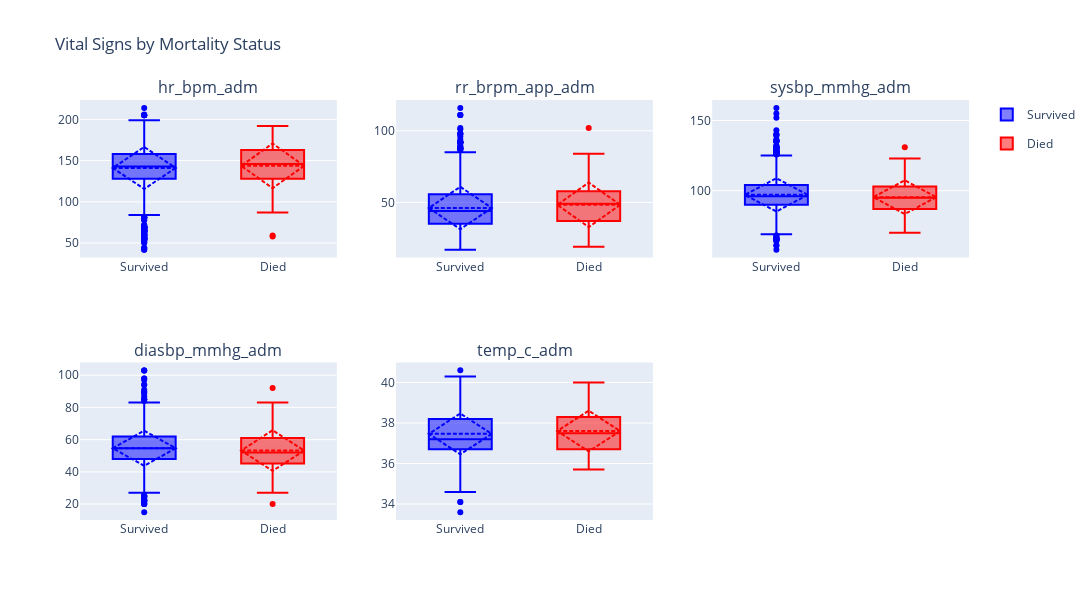

The notebook cell saved with this chart:
### Code cell
import plotly.graph_objects as go
from plotly.subplots import make_subplots

vital_signs = ['hr_bpm_adm', 'rr_brpm_app_adm', 'sysbp_mmhg_adm', 'diasbp_mmhg_adm', 'temp_c_adm']
mortality_map = {0: 'Survived', 1: 'Died'}

# Create a 2x3 subplot layout
fig = make_subplots(rows=2, cols=3, subplot_titles=vital_signs)

for i, col in enumerate(vital_signs):
    row, col_num = (i // 3) + 1, (i % 3) + 1
    for status, label in mortality_map.items():
        fig.add_trace(
            go.Box(
                y=sepsis_df[sepsis_df['inhospital_mortality'] == status][col],
                name=label,
                boxmean='sd',
                marker_color='blue' if status == 0 else 'red',
                legendgroup=label,
                showlegend=(i == 0)  # show legend only once
            ),
            row=row,
            col=col_num
        )

fig.update_layout(
    height=600,
    width=1100,
    title_text='Vital Signs by Mortality Status',
    showlegend=True
)

fig.show()

### Figure 1 — Plotly figure (JSON) as saved in the notebook; plotly's stock layout.template omitted (floating-point values rounded to 4 significant figures; data arrays with more than 128 entries replaced by an {"elided": "..."} marker saying what was removed)
{"data": [{"boxmean": "sd", "legendgroup": "Survived", "marker": {"color": "blue"}, "name": "Survived", "showlegend": true, "type": "box", "xaxis": "x", "y": {"elided": "2567 int values"}, "yaxis": "y"}, {"boxmean": "sd", "legendgroup": "Died", "marker": {"color": "red"}, "name": "Died", "showlegend": true, "type": "box", "xaxis": "x", "y": [162, 126, 138, 100, 164, 164, 106, 178, 178, 192, 163, 145, 168, 120, 154, 132, 163, 162, 146, 136, 158, 125, 158, 143, 138, 87, 151, 184, 173, 160, 128, 122, 173, 156, 154, 192, 154, 120, 113, 98, 128, 141, 187, 168, 142, 98, 58, 96, 106, 185, 168, 159, 126, 128, 163, 168, 148, 178, 125, 128, 128, 132, 127, 154, 158, 154, 87, 173, 87, 126, 185, 168, 115, 164, 163, 141, 106, 120, 168, 146, 159, 138, 142, 178, 146, 146, 163, 143, 142, 115, 131, 136, 157, 130, 132, 174, 179, 138, 138, 93, 132, 138, 113, 163, 185, 158, 126, 179, 59, 163, 128, 154, 149, 158, 140, 147, 115, 185, 138], "yaxis": "y"}, {"boxmean": "sd", "legendgroup": "Survived", "marker": {"color": "blue"}, "name": "Survived", "showlegend": false, "type": "box", "xaxis": "x2", "y": {"elided": "2567 int values"}, "yaxis": "y2"}, {"boxmean": "sd", "legendgroup": "Died", "marker": {"color": "red"}, "name": "Died", "showlegend": false, "type": "box", "xaxis": "x2", "y": [40, 53, 74, 49, 61, 61, 102, 27, 50, 52, 38, 57, 62, 52, 33, 42, 54, 43, 77, 30, 45, 51, 37, 22, 26, 81, 49, 49, 67, 61, 45, 21, 28, 78, 52, 56, 56, 52, 37, 27, 63, 81, 52, 57, 43, 32, 53, 23, 62, 70, 31, 41, 45, 32, 33, 49, 29, 56, 19, 63, 32, 41, 55, 40, 45, 56, 70, 65, 56, 58, 70, 62, 38, 63, 42, 46, 84, 44, 40, 41, 30, 51, 30, 46, 52, 48, 76, 48, 33, 34, 42, 24, 45, 34, 57, 22, 50, 27, 53, 41, 29, 43, 31, 57, 36, 45, 40, 51, 34, 61, 25, 72, 66, 64, 39, 58, 60, 60, 54], "yaxis": "y2"}, {"boxmean": "sd", "legendgroup": "Survived", "marker": {"color": "blue"}, "name": "Survived", "showlegend": false, "type": "box", "xaxis": "x3", "y": {"elided": "2567 float values"}, "yaxis": "y3"}, {"boxmean": "sd", "legendgroup": "Died", "marker": {"color": "red"}, "name": "Died", "showlegend": false, "type": "box", "xaxis": "x3", "y": [85, 72, 88, 123, 102, 117, 114, 98, 83, 86, 83, 90, 92, 88, 100, 105, 112, 131, 104, 84, 98, 90, 108, 88, 87, 113, 104, 105, 98, 83, 90, 84, 98, 78, 90, 105, 90, 72, 98, 92, 85, 100, 98, 113, 102, 86, 82, 91, 77, 91, 121, 87, 103, 108, 101, 102, 88, 98, 93, 77, 95, 70, 106, 75, 84, 90, 82, 106, 82, 86, 106, 103, 96, 90, 81, 106, 93, 89, 87, 74, 102, 103, 93, 80, 103, 101, 98, 97, 93, 96, 113, 86, 91, 106, 74, 101, 99, 99, 91, 114, 95, 76, 101, 109, 123, 109, 98, 96, 113, 92, 86, 100, 91, 88, 84, 95, 97, 123, 103], "yaxis": "y3"}, {"boxmean": "sd", "legendgroup": "Survived", "marker": {"color": "blue"}, "name": "Survived", "showlegend": false, "type": "box", "xaxis": "x4", "y": {"elided": "2567 float values"}, "yaxis": "y4"}, {"boxmean": "sd", "legendgroup": "Died", "marker": {"color": "red"}, "name": "Died", "showlegend": false, "type": "box", "xaxis": "x4", "y": [43, 41, 49, 68, 55, 67, 74, 40, 47, 31, 51, 44, 55, 52, 67, 74, 51, 92, 79, 47, 54, 51, 61, 49, 53, 62, 68, 72, 51, 40, 51, 47, 57, 32, 60, 75, 30, 27, 64, 62, 42, 56, 58, 62, 60, 31, 51, 41, 33, 61, 20, 51, 65, 54, 69, 66, 52, 51, 60, 47, 67, 35, 53, 33, 45, 64, 44, 68, 47, 58, 46, 72, 31, 40, 48, 49, 52, 54, 59, 27, 48, 56, 67, 45, 57, 51, 83, 60, 58, 56, 67, 46, 60, 64, 36, 52, 61, 57, 60, 67, 41, 36, 55, 51, 76, 63, 50, 61, 44, 49, 44, 56, 47, 45, 40, 56, 64, 36, 51], "yaxis": "y4"}, {"boxmean": "sd", "legendgroup": "Survived", "marker": {"color": "blue"}, "name": "Survived", "showlegend": false, "type": "box", "xaxis": "x5", "y": {"elided": "2567 float values"}, "yaxis": "y5"}, {"boxmean": "sd", "legendgroup": "Died", "marker": {"color": "red"}, "name": "Died", "showlegend": false, "type": "box", "xaxis": "x5", "y": [36, 37, 36.7, 36.6, 37.2, 37.8, 38.2, 39.1, 38.3, 39.3, 39.1, 37, 38.4, 36.5, 38.6, 36.7, 38.7, 37.7, 37.1, 37.3, 39.6, 39.5, 37.3, 37.3, 35.9, 39, 38.3, 39.4, 38.5, 37, 38.2, 36.4, 38.4, 38.2, 37.6, 39, 37.2, 37.2, 37.5, 37.6, 39.1, 37.8, 38.1, 36.5, 36.4, 36.6, 36.5, 36.9, 37, 38.9, 36.5, 40, 36.3, 37.2, 38.1, 38.2, 37.6, 37.9, 38.6, 36.7, 37.1, 37.2, 36.5, 38.5, 38.9, 38.8, 38.2, 39, 38.2, 39.7, 38.9, 38.3, 36.6, 36.9, 38.4, 35.7, 36.6, 36.6, 38, 36.8, 37.6, 37.8, 38.2, 36.9, 38.2, 37.5, 39, 37.5, 36.5, 37.9, 36.3, 36.6, 37.8, 38.6, 36.5, 38.9, 39.8, 37.4, 36.8, 36.6, 36.2, 36.2, 36.7, 36.5, 36.4, 38.2, 37.7, 38.3, 36.4, 38.5, 36.6, 36.5, 37.3, 37.8, 36, 37.7, 37.1, 36.9, 37.2], "yaxis": "y5"}], "layout": {"annotations": [{"font": {"size": 16}, "showarrow": false, "text": "hr_bpm_adm", "x": 0.1444, "xanchor": "center", "xref": "paper", "y": 1, "yanchor": "bottom", "yref": "paper"}, {"font": {"size": 16}, "showarrow": false, "text": "rr_brpm_app_adm", "x": 0.5, "xanchor": "center", "xref": "paper", "y": 1, "yanchor": "bottom", "yref": "paper"}, {"font": {"size": 16}, "showarrow": false, "text": "sysbp_mmhg_adm", "x": 0.8556, "xanchor": "center", "xref": "paper", "y": 1, "yanchor": "bottom", "yref": "paper"}, {"font": {"size": 16}, "showarrow": false, "text": "diasbp_mmhg_adm", "x": 0.1444, "xanchor": "center", "xref": "paper", "y": 0.375, "yanchor": "bottom", "yref": "paper"}, {"font": {"size": 16}, "showarrow": false, "text": "temp_c_adm", "x": 0.5, "xanchor": "center", "xref": "paper", "y": 0.375, "yanchor": "bottom", "yref": "paper"}], "height": 600, "showlegend": true, "title": {"text": "Vital Signs by Mortality Status"}, "width": 1100, "xaxis": {"anchor": "y", "autorange": true, "domain": [0, 0.2889], "range": [-0.5, 1.5], "type": "category"}, "xaxis2": {"anchor": "y2", "autorange": true, "domain": [0.3556, 0.6444], "range": [-0.5, 1.5], "type": "category"}, "xaxis3": {"anchor": "y3", "autorange": true, "domain": [0.7111, 1], "range": [-0.5, 1.5], "type": "category"}, "xaxis4": {"anchor": "y4", "autorange": true, "domain": [0, 0.2889], "range": [-0.5, 1.5], "type": "category"}, "xaxis5": {"anchor": "y5", "autorange": true, "domain": [0.3556, 0.6444], "range": [-0.5, 1.5], "type": "category"}, "xaxis6": {"anchor": "y6", "domain": [0.7111, 1]}, "yaxis": {"anchor": "x", "autorange": true, "domain": [0.625, 1], "range": [32.44, 223.6], "type": "linear"}, "yaxis2": {"anchor": "x2", "autorange": true, "domain": [0.625, 1], "range": [11.5, 121.5], "type": "linear"}, "yaxis3": {"anchor": "x3", "autorange": true, "domain": [0.625, 1], "range": [52.39, 164.6], "type": "linear"}, "yaxis4": {"anchor": "x4", "autorange": true, "domain": [0, 0.375], "range": [10.11, 107.9], "type": "linear"}, "yaxis5": {"anchor": "x5", "autorange": true, "domain": [0, 0.375], "range": [33.21, 40.99], "type": "linear"}, "yaxis6": {"anchor": "x6", "domain": [0, 0.375]}}}
